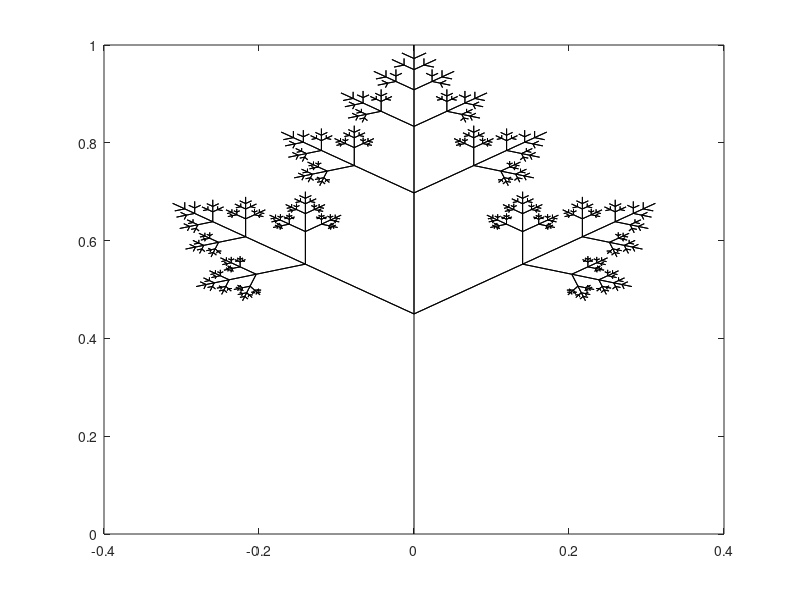

MATLAB code to generate this figure:
close all
clear all

%====================
% draw a fractal tree
% in the xy plane
%====================

%---
h = 1.0;  % height
r = 0.45;  % branch point
b = 0.70  % branch length
theta = 0.30*pi;  % branch angle
mgen = 5;  % generation index
%---

%---
% prepare
%---

%---
cs = cos(theta);
sn = sin(theta);
rc = 1-r;
rcb = b*rc;
%---

%---
A(1,1) =  cs;
A(1,2) = -sn;
A(2,1) = -A(1,2);
A(2,2) =  A(1,1);
%---

%---
% first generation
%
% k(i)=1 indicates a branch-end
%---

n=8;
x(1) =  0.0;     y(1) = 0.0;           k(1)=0;
x(2) =  0.0;     y(2) = r*h;           k(2)=0;
x(3) =  0.0;     y(3) = h ;            k(3)=1;
x(4) =  0.0;     y(4) = r*h;           k(4)=0;
x(5) =-rcb*h*sn; y(5) = h*(r+rcb*cs);  k(5)=1;
x(6) =  0.0;     y(6) = r*h;           k(6)=0;
x(7) = rcb*h*sn; y(7) = h*(r+rcb*cs);  k(7)=1;
x(8) =  0.0;     y(8) = r*h;           k(8)=0;

%---
% run over generations
%---

for gen=1:mgen

nnew = n;
xnew = x;
ynew = y;
knew = k;

 for i=n:-1:1

  if(k(i)==1)

   for j=nnew:-1:i+1
    xnew(j+6)=xnew(j);
    ynew(j+6)=ynew(j);
    knew(j+6)=knew(j);
   end

   x1=x(i-1);y1=y(i-1);
   x2=x(i)  ;y2=y(i);
   dl = sqrt((x2-x1)^2+(y2-y1)^2);
   xnew(i) = rc*x1+r*x2;
   ynew(i) = rc*y1+r*y2;
   knew(i) = 0;
   xnew(i+1) = x2;
   ynew(i+1) = y2;
   knew(i+1) = 1;
   xnew(i+2) = xnew(i);
   ynew(i+2) = ynew(i);
   knew(i+2) = 0;
   xnew(i+3) = xnew(i)+rcb*(A(1,1)*(x2-x1)+A(1,2)*(y2-y1));
   ynew(i+3) = ynew(i)+rcb*(A(2,1)*(x2-x1)+A(2,2)*(y2-y1));
   knew(i+3) =1;
   xnew(i+4) = xnew(i);
   ynew(i+4) = ynew(i);
   knew(i+4) = 0;
   xnew(i+5) = xnew(i)+rcb*(A(1,1)*(x2-x1)+A(2,1)*(y2-y1));
   ynew(i+5) = ynew(i)+rcb*(A(1,2)*(x2-x1)+A(2,2)*(y2-y1));
   knew(i+5) = 1;
   xnew(i+6) = xnew(i);
   ynew(i+6) = ynew(i);
   knew(i+6) = 0;
   nnew = nnew+6;
  end

 end

 n = nnew;
 x = xnew;
 y = ynew;
 k = knew;

end

%---
% end of run
%---


figure(1)
axis square;
axis equal;
axis off;
plot(x,y,'k')
